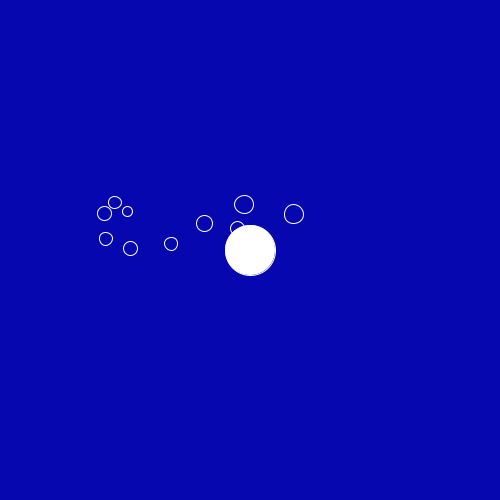
Frame 1 (no input)
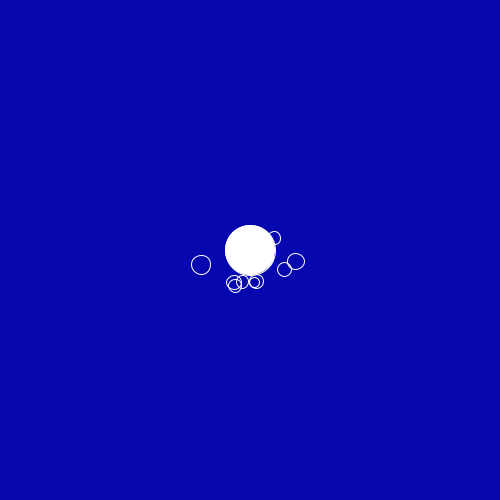
Frame 60 (the mouse pressed at the canvas centre just before this capture)
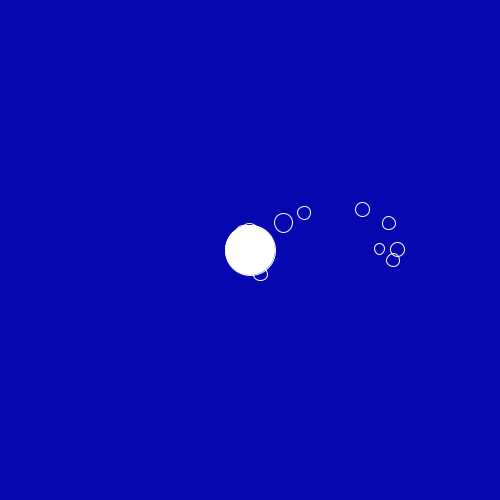
Frame 120 (the mouse held since frame 60 and released just before this capture)

The Processing sketch that drew these frames (run headless with seeded random() and noise(); from frame 60 on, the mouse is pressed at the canvas centre):

// Processing sketch: sketch_11022017
// ── sketch_11022017.pde
Ball[] ball = new Ball[10];
Ball ballCentre;
void setup(){
  size(500,500);
  smooth();
    PVector pos = new PVector(width/2, height/2);
    PVector vel = new PVector(0,0);
    PVector acc = new PVector(0,0);
    ballCentre = new Ball(pos, vel, acc, 50);
    
    for(int i = 0; i<= ball.length-1; i++){
    pos = new PVector(random(100,400),random(200,250));
    vel = new PVector(0, 1);
    ball[i] = new Ball(pos, vel, acc, random(10,20));
    }
}

void draw(){;
  background(6,7,175);
  for(int i = 0; i<= ball.length-1; i++){
   noFill();
  stroke(255);
  PVector grav = ballCentre.getGraviteForce(ball[i]);
  ball[i].appliqueForce(grav);
  ball[i].draw();
  }
  fill(255);
  ballCentre.draw();
}
// ── Ball.pde
class Ball {
  PVector pos;
  PVector vel;
  PVector acc;
  float masse;
  float G = 0.9;
  
  Ball(PVector p, PVector v, PVector a, float m){
    pos = p.get();
    vel = v.get();
    acc = a.get();
    masse = m;
  }
  
  void update(){
  vel.add(acc);
  pos.add(vel);
  acc.mult(0);
  }
  
  void draw(){
    update();
    ellipse(pos.x,pos.y, masse, masse);
  }
  
  
  void appliqueForce(PVector force){
    force.div(masse); //acceleration = force/masse --> formule force
    acc.add(force);
  }
  
  PVector getGraviteForce(Ball ball){
    PVector direction = PVector.sub(pos, ball.pos);
    float distance = direction.mag();
    distance = constrain(distance, 5.0, 25.0);
    direction.normalize();
    float force = (G * masse * ball.masse) / (distance*distance);
    direction.mult(force);
    return direction;
  }
}
